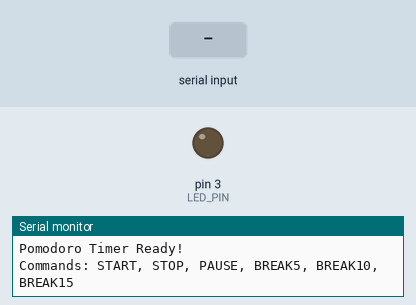
Recording of a sketch running on a simulated Arduino Uno, built with avr-gcc and run on an emulated ATmega328P. Parts: output pins drawn as LEDs (lit = HIGH), the last lines printed to the serial monitor. Dashed ring = blinking. The inputs (shaded band) are chosen by the test bench.

Above: at 1.2 s.
1.3 s: "BREAK5\n" received over Serial
At 4.1 s:
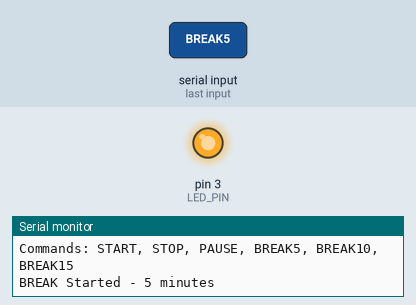
4.3 s: "START\n" received over Serial
At 4.8 s:
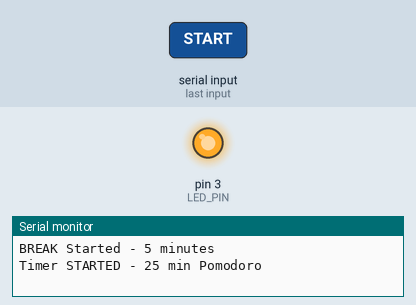
5.8 s: "BREAK10\n" received over Serial
At 7.3 s:
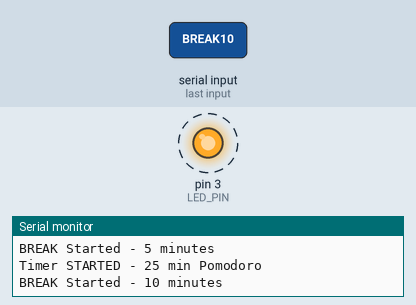
Timing chart, 0 to 14.8 s (numbered marks = the images above; inputs shaded):
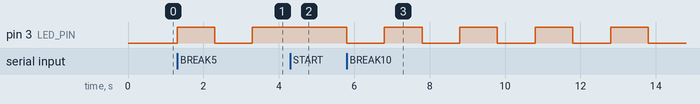

The sketch:

turn-on-off-light-using-hand-gesture.ino
```cpp
#define LED_PIN 3

// Timer states
enum TimerState {
  STOPPED,
  RUNNING,
  PAUSED,
  BREAK
};

TimerState currentState = STOPPED;
unsigned long timerStart = 0;
unsigned long timerDuration = 0;
unsigned long pausedTime = 0;
unsigned long lastBlinkTime = 0;
bool ledState = LOW;

const unsigned long POMODORO_TIME = 25UL * 60 * 1000;  // 25 minutes in ms
const unsigned long BREAK_5_TIME = 5UL * 60 * 1000;    // 5 minutes
const unsigned long BREAK_10_TIME = 10UL * 60 * 1000;  // 10 minutes
const unsigned long BREAK_15_TIME = 15UL * 60 * 1000;  // 15 minutes

String inputString = "";

void setup() {
  Serial.begin(115200);
  pinMode(LED_PIN, OUTPUT);
  digitalWrite(LED_PIN, LOW);

  Serial.println("Pomodoro Timer Ready!");
  Serial.println("Commands: START, STOP, PAUSE, BREAK5, BREAK10, BREAK15");
}

void loop() {
  // Read serial input
  while (Serial.available()) {
    char c = Serial.read();
    if (c == '\n') {
      handleCommand();
      inputString = "";
    } else {
      inputString += c;
    }
  }

  // Update LED based on state
  updateLED();
}

void handleCommand() {
  inputString.trim();

  if (inputString == "START") {
    startTimer(POMODORO_TIME);
    Serial.println("Timer STARTED - 25 min Pomodoro");

  } else if (inputString == "STOP") {
    stopTimer();
    Serial.println("Timer STOPPED");

  } else if (inputString == "PAUSE") {
    pauseTimer();
    Serial.println("Timer PAUSED");

  } else if (inputString == "BREAK5") {
    startTimer(BREAK_5_TIME);
    currentState = BREAK;
    Serial.println("BREAK Started - 5 minutes");

  } else if (inputString == "BREAK10") {
    startTimer(BREAK_10_TIME);
    currentState = BREAK;
    Serial.println("BREAK Started - 10 minutes");

  } else if (inputString == "BREAK15") {
    startTimer(BREAK_15_TIME);
    currentState = BREAK;
    Serial.println("BREAK Started - 15 minutes");
  }
}

void startTimer(unsigned long duration) {
  if (currentState == PAUSED) {
    // Resume from pause
    timerStart = millis() - pausedTime;
    currentState = RUNNING;
  } else {
    // Start new timer
    timerStart = millis();
    timerDuration = duration;
    currentState = RUNNING;
  }
}

void stopTimer() {
  currentState = STOPPED;
  digitalWrite(LED_PIN, LOW);
  pausedTime = 0;
}

void pauseTimer() {
  if (currentState == RUNNING || currentState == BREAK) {
    currentState = PAUSED;
    pausedTime = millis() - timerStart;
  }
}

void updateLED() {
  unsigned long currentTime = millis();

  switch (currentState) {
    case STOPPED:
      // LED off
      digitalWrite(LED_PIN, LOW);
      break;

    case RUNNING:
      // Solid ON during work session
      digitalWrite(LED_PIN, HIGH);

      // Check if timer completed
      if (currentTime - timerStart >= timerDuration) {
        Serial.println("Pomodoro COMPLETE!");
        blinkComplete();
        currentState = STOPPED;
      }
      break;

    case BREAK:
      // Slow blink during break
      if (currentTime - lastBlinkTime >= 1000) {
        ledState = !ledState;
        digitalWrite(LED_PIN, ledState);
        lastBlinkTime = currentTime;
      }

      // Check if break completed
      if (currentTime - timerStart >= timerDuration) {
        Serial.println("Break COMPLETE!");
        blinkComplete();
        currentState = STOPPED;
      }
      break;

    case PAUSED:
      // Fast blink when paused
      if (currentTime - lastBlinkTime >= 250) {
        ledState = !ledState;
        digitalWrite(LED_PIN, ledState);
        lastBlinkTime = currentTime;
      }
      break;
  }
}

void blinkComplete() {
  // Blink rapidly 5 times when timer completes
  for (int i = 0; i < 5; i++) {
    digitalWrite(LED_PIN, HIGH);
    delay(100);
    digitalWrite(LED_PIN, LOW);
    delay(100);
  }
}
```

timer-without-LCD.ino
```cpp

```

Measured:
- after the input at 1.3 s, pin 3 (LED_PIN): LOW → HIGH at once, → LOW 1.0 s later, → HIGH 1.0 s later
- after the input at 4.3 s, pin 3 (LED_PIN): stays HIGH (without the input it goes to LOW after 0.00 s)
- after the input at 5.8 s, pin 3 (LED_PIN): alternates HIGH for 1.0 s and LOW for 1.0 s, starting at once
